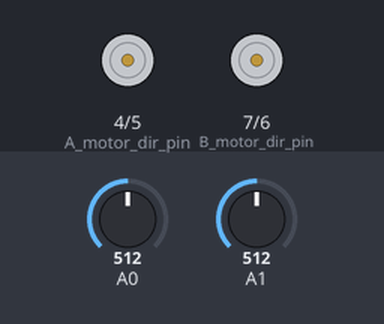
The sketch below on a simulated Arduino Uno, built with avr-gcc and run on an emulated ATmega328P. On the bench: direction and speed pins drawn as motors (green arrow = direction pin HIGH = forward, orange = LOW = backward, longer = more drive). Inputs (shaded band) come from the test bench; at power-on: A0 = 512, A1 = 512.

Above: at 1.2 s.
1.3 s: A0 set to 592
2.8 s: A0 set to 615
At 4.0 s:
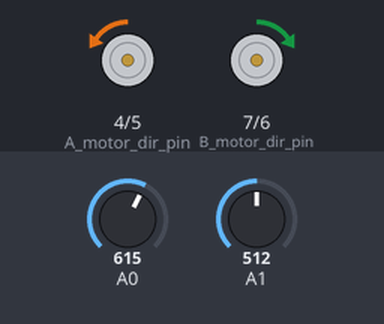
4.3 s: A1 set to 716
At 5.2 s:
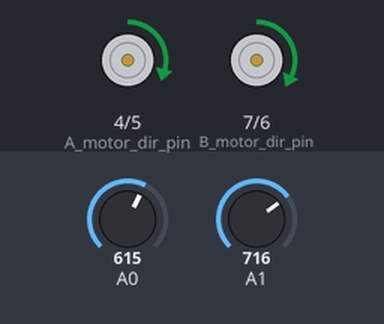
5.8 s: A1 set to 900
At 6.4 s:
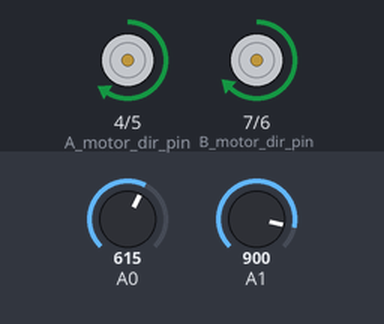
7.3 s: A0 set to 716
At 8.5 s:
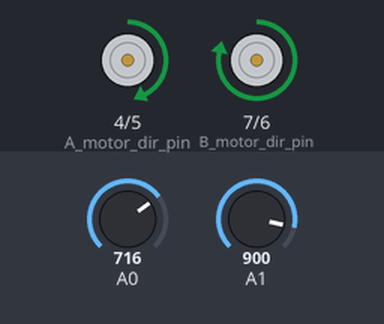
8.8 s: A1 set to 1023
At 9.8 s:
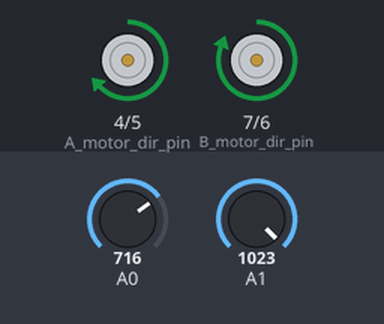
Timing chart, 0 to 11.3 s (numbered marks = the images above; inputs shaded):
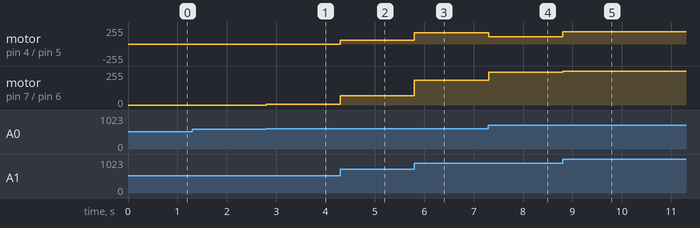

The sketch:

Go_kart_without_led.ino
```cpp
// 가. 전연 변수 설정
int xAxis = 0;
int yAxis = 0;
int x_value = 0;
int A_motor_speed = 0;
int B_motor_speed = 0;
boolean y_dir = false;
boolean A_dir = false;             // A모터 회전 방향 변수, true: 정회전, false: 역회전을 의미
boolean B_dir = false;             // B모터 회전 방향 변수
unsigned long prev_millis = 0;     // 멀티태스킹 처리 변수(이전 시간)
unsigned long current_millis = 0;  // 멀티태스킹 처리 변수(현재 시간)

int A_motor_dir_pin = 4;    // Motor A(오른쪽) 방향핀(DIR1 or IN1)
int A_motor_speed_pin = 5;  // Motor A(오른쪽) 속도핀
int B_motor_dir_pin = 7;    // Motor B(왼쪽) 방향핀(DIR2 or IN3)
int B_motor_speed_pin = 6;  // Motor B(왼쪽) 속도핀

int middle_x = 504;    // x축 중앙 값(조이스틱이 중립상태일 때, x축 값 입력, 0 ~ 255까지 입력)
int middle_y = 513;    // y축 중앙 값(조이스틱이 중립상태일 때, y축 값 입력, 0 ~ 255까지 입력)
int deadzone_x = 100;  // x축 데드존(x축 입력을 설정한 값까지는 무시, 0 ~ 1023까지 입력)
int deadzone_y = 100;  // y축 데드존(y축 입력을 설정한 값까지는 무시, 0 ~ 1023까지 입력)

int speed_max = 255;           // 최대 속도(0 ~ 255까지 입력)
int A_speed_bal = 0;           // Motor A 속도 밸런스(숫자가 커질수록 Motor A가 느려짐, 0 ~ 255까지 입력)
int B_speed_bal = 0;           // Motor B 속도 밸런스(숫자가 커질수록 Motor B가 느려짐, 0 ~ 255까지 입력)
unsigned long interval = 500;  //멀티태스킹 시 작업 간의 시간 차이(밀리초 단위)

// 나. 아두이노 부팅 시 1회만 실행되는 코드
void setup() {
  Serial.begin(9600);
  pinMode(A_motor_dir_pin, OUTPUT);
  pinMode(A_motor_speed_pin, OUTPUT);
  pinMode(B_motor_dir_pin, OUTPUT);
  pinMode(B_motor_speed_pin, OUTPUT);
}

// 다. 아두이노 부팅 후 반복적으로 실행되는 코드
void loop() {
  current_millis = millis();
  xAxis = analogRead(A0);
  yAxis = analogRead(A1);

  // 1) 모니터링(주석 처리 해제 시 시리얼 모니터로 입력값, 출력값 확인 가능)
  if (current_millis - prev_millis >= interval) {
    /** Serial.print("X: ");
    Serial.print(xAxis);
    Serial.print(" ,  ");
    Serial.print("Y: ");
    Serial.println(yAxis);
    Serial.print("A_motor_speed: ");
    Serial.println(A_motor_speed);
    Serial.print("B_motor_speed: ");
    Serial.println(B_motor_speed);
    Serial.print("A: ");
    Serial.print(A_dir);
    Serial.print(" ,  ");
    Serial.print("B: ");
    Serial.println(B_dir); **/
  }

  // 2) Y축 값 처리
  if (yAxis < middle_y - deadzone_y) {
    y_dir = false;
    A_motor_speed = map(yAxis, middle_y - deadzone_y, 0, 0, speed_max);
    B_motor_speed = map(yAxis, middle_y - deadzone_y, 0, 0, speed_max);
  } else if (yAxis > middle_y + deadzone_y) {
    y_dir = true;
    A_motor_speed = map(yAxis, middle_y + deadzone_y, 1023, 0, speed_max);
    B_motor_speed = map(yAxis, middle_y + deadzone_y, 1023, 0, speed_max);
  }

  // 3) 데드존(설정된 입력값까지는 무시)
  else {
    A_motor_speed = 0;
    B_motor_speed = 0;
  }

  // 4) X축 값 처리
  if (xAxis < middle_x - deadzone_x) {
    x_value = map(xAxis, middle_x - deadzone_x, 0, 0, speed_max);
    if (y_dir == true) {
      A_dir = true;
      A_motor_speed = A_motor_speed + x_value;
      if (A_motor_speed > speed_max) {
        A_motor_speed = speed_max;
      }
      if (B_motor_speed >= x_value) {
        B_dir = true;
        B_motor_speed = B_motor_speed - x_value;
      } else {
        B_dir = false;
        B_motor_speed = x_value - B_motor_speed;
      }
    } else {
      B_dir = false;
      B_motor_speed = B_motor_speed + x_value;
      if (B_motor_speed > speed_max) {
        B_motor_speed = speed_max;
      }
      if (A_motor_speed >= x_value) {
        A_dir = false;
        A_motor_speed = A_motor_speed - x_value;
      } else {
        A_dir = true;
        A_motor_speed = x_value - A_motor_speed;
      }
    }
  } else if (xAxis > middle_x + deadzone_x) {
    x_value = map(xAxis, middle_x + deadzone_x, 1023, 0, speed_max);
    if (y_dir == true) {
      B_dir = true;
      B_motor_speed = B_motor_speed + x_value;
      if (B_motor_speed > speed_max) {
        B_motor_speed = speed_max;
      }
      if (A_motor_speed >= x_value) {
        A_dir = true;
        A_motor_speed = A_motor_speed - x_value;
      } else {
        A_dir = false;
        A_motor_speed = x_value - A_motor_speed;
      }
    } else {
      A_dir = false;
      A_motor_speed = A_motor_speed + x_value;
      if (A_motor_speed > speed_max) {
        A_motor_speed = speed_max;
      }
      if (B_motor_speed >= x_value) {
        B_dir = false;
        B_motor_speed = B_motor_speed - x_value;
      } else {
        B_dir = true;
        B_motor_speed = x_value - B_motor_speed;
      }
    }
  } else {
    A_dir = y_dir;
    B_dir = y_dir;
  }

  // 5) 좌우 속도 밸런스
  A_motor_speed = A_motor_speed - A_speed_bal;
  B_motor_speed = B_motor_speed - B_speed_bal;
  if (A_motor_speed < 0) {
    A_motor_speed = 0;
  }
  if (B_motor_speed < 0) {
    B_motor_speed = 0;
  }

  // 6) 최종 모터 제어
  digitalWrite(A_motor_dir_pin, A_dir);           // Motor A 방향 제어
  digitalWrite(B_motor_dir_pin, B_dir);           // Motor B 방향 제어
  analogWrite(A_motor_speed_pin, A_motor_speed);  // Motor A 속도조절
  analogWrite(B_motor_speed_pin, B_motor_speed);  // Motor B 속도조절

  // 7) 멀티태스킹 제어
  if (current_millis - prev_millis > interval) {
    prev_millis = current_millis;  // 현재 시간을 이전 시간에 저장
  }
}
```

Measured:
- after the input at 1.3 s, every drawn part: stays the same
- after the input at 2.8 s, motor on pin 4 (A_motor_dir_pin) / pin 5 (A_motor_speed_pin): stopped → backward 6/255 at once; motor on pin 7 (B_motor_dir_pin) / pin 6 (B_motor_speed_pin): stopped → forward 6/255 at once
- after the input at 4.3 s, motor on pin 4 (A_motor_dir_pin) / pin 5 (A_motor_speed_pin): backward 6/255 → forward 58/255 at once; motor on pin 7 (B_motor_dir_pin) / pin 6 (B_motor_speed_pin): forward 6/255 → forward 70/255 at once
- after the input at 5.8 s, motor on pin 4 (A_motor_dir_pin) / pin 5 (A_motor_speed_pin): forward 58/255 → forward 172/255 at once; motor on pin 7 (B_motor_dir_pin) / pin 6 (B_motor_speed_pin): forward 70/255 → forward 184/255 at once
- after the input at 7.3 s, motor on pin 4 (A_motor_dir_pin) / pin 5 (A_motor_speed_pin): forward 172/255 → forward 110/255 at once; motor on pin 7 (B_motor_dir_pin) / pin 6 (B_motor_speed_pin): forward 184/255 → forward 246/255 at once
- after the input at 8.8 s, motor on pin 4 (A_motor_dir_pin) / pin 5 (A_motor_speed_pin): forward 110/255 → forward 187/255 at once; motor on pin 7 (B_motor_dir_pin) / pin 6 (B_motor_speed_pin): forward 246/255 → forward 255/255 at once
